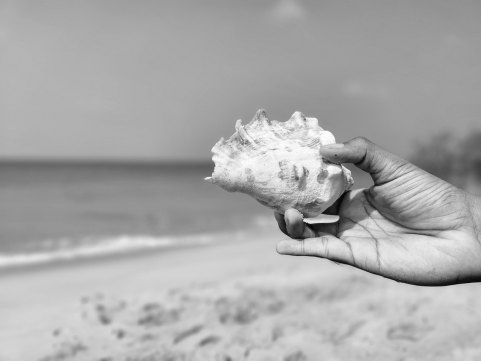
#> input picture images/seashell.jpg, 481 x 361 px, shrunk from 4000 x 3000 before the run
$ jupyter execute L03_Spatial_Filtering.ipynb   (shell and % lines are left out)
#> lines starting #> are read from the running program, lines starting #| are printed output that depends on the picture
[cell 1]
import numpy as np
import cv2 as cv
from matplotlib import pyplot as plt
from scipy import stats

[cell 2]
f = np.array([[0, 0, 0, 0, 0, 0, 0, 0],
             [0, 0, 0, 0, 0, 0, 0, 0],
             [0, 0, 0, 0, 0, 0, 0, 0],
             [0, 0, 180, 90, 90, 180, 90, 0],
             [0, 0, 180, 90, 180, 180, 0, 0],
             [0, 0, 0, 0, 0, 0, 0, 0],
             [0, 0, 0, 0, 0, 0, 0, 0]])

k = (1/9)*np.array([[1, 1, 1],
                    [1, 1, 1],
                    [1, 1, 1]])
g = cv.filter2D(f.astype(np.float32), -1, k.astype(np.float32))
print(g)

#### 1. Averaging using filter2d

[cell 3]
im = cv.imread('images/seashell.jpg', cv.IMREAD_REDUCED_GRAYSCALE_2)
#> im is the input picture: shape (361, 481); min 4, max 253, mean 169.7
assert im is not None

kernel = np.ones((3, 3), np.float32)/9
imavg = cv.filter2D(im, cv.CV_32F, kernel)

fig, axes = plt.subplots(1,2, sharex='all', sharey='all', figsize=(10, 6))
axes[0].imshow(im, cmap='gray')
axes[0].set_title('Original')
axes[0].set_xticks([]), axes[0].set_yticks([])
axes[1].imshow(imavg, cmap='gray')
axes[1].set_title('Averaging')
axes[1].set_xticks([]), axes[1].set_yticks([])

plt.show()
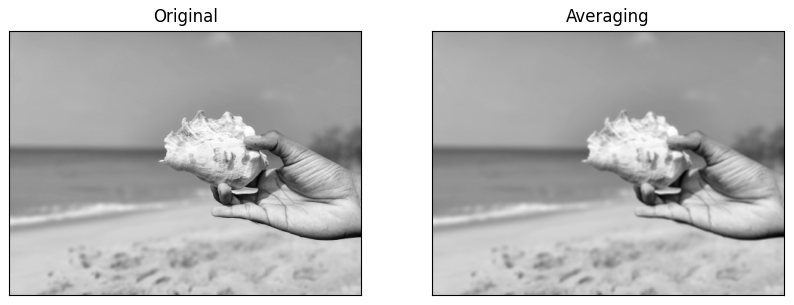
#> figure drawn by matplotlib, 2 panels

#### 2. Sobel Filtering

[cell 4]
im1 = cv.imread('images/seashell.jpg', cv.IMREAD_REDUCED_GRAYSCALE_2)
assert im is not None

sobel_x = np.array([[-1,-2,-1], [0,0,0], [1,2,1]])
sobel_y = np.array([[-1,0,1], [-2,0,2], [-1,0,1]])

im_x = cv.filter2D(im1, cv.CV_32F, sobel_x)
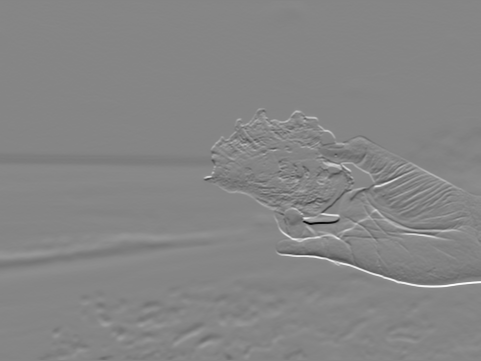
#> im_x: shape (361, 481) float32; min -833, max 755, mean 0.7; drawn with min black and max white
im_y = cv.filter2D(im1, cv.CV_32F, sobel_y)
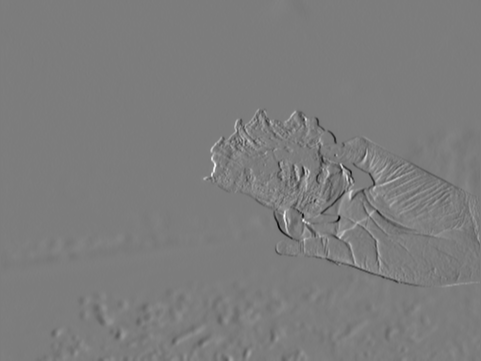
#> im_y: shape (361, 481) float32; min -547, max 569, mean -0.4; drawn with min black and max white

fig, axes = plt.subplots(1,3, sharex='all', sharey='all', figsize=(18, 6))
axes[0].imshow(im1, cmap='gray')
axes[0].set_title('Original')
axes[0].set_xticks([]), axes[0].set_yticks([])
axes[1].imshow(im_x, cmap='gray')
axes[1].set_title('Sobel X')
axes[1].set_xticks([]), axes[1].set_yticks([])
axes[2].imshow(im_y, cmap='gray')
axes[2].set_title('Sobel Y')
axes[2].set_xticks([]), axes[2].set_yticks([])

plt.show()
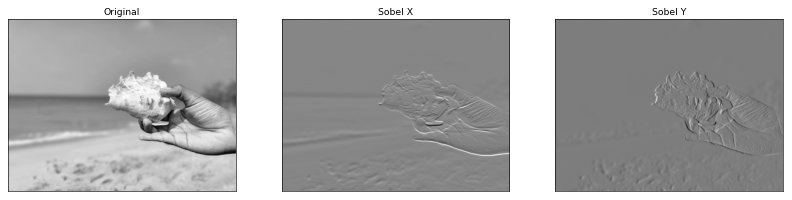
#> figure drawn by matplotlib, 3 panels

#### 3. Smoothing with a Box Filter and Gaussian Filter

[cell 5]
im2 = cv.imread('images/crab.jpg', cv.IMREAD_GRAYSCALE)
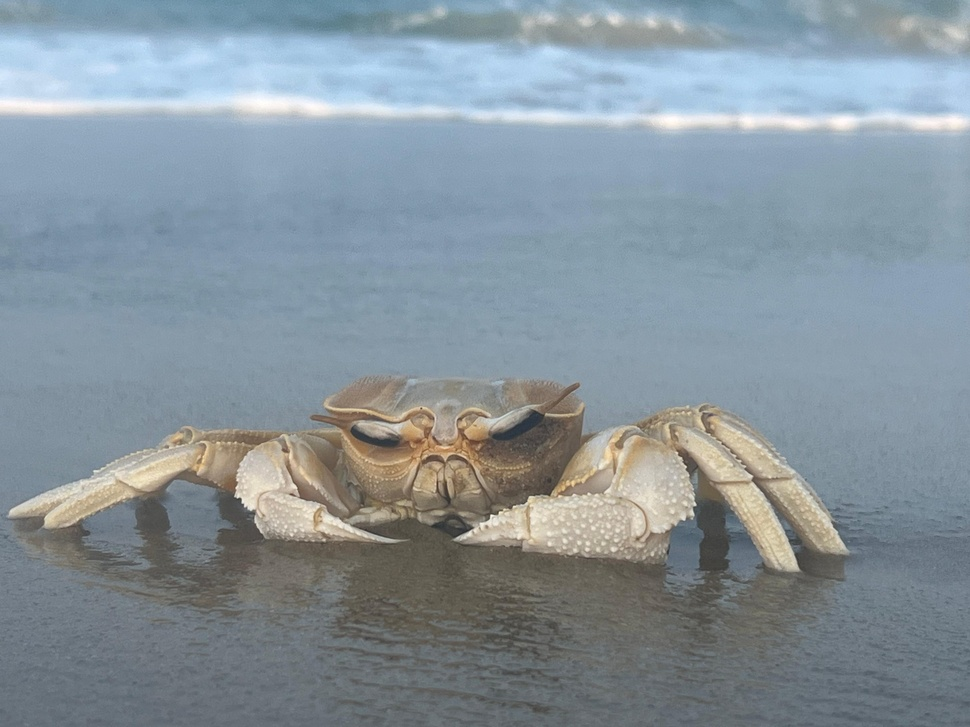
#> input picture images/crab.jpg, 970 x 727 px, shrunk from 4032 x 3024 before the run
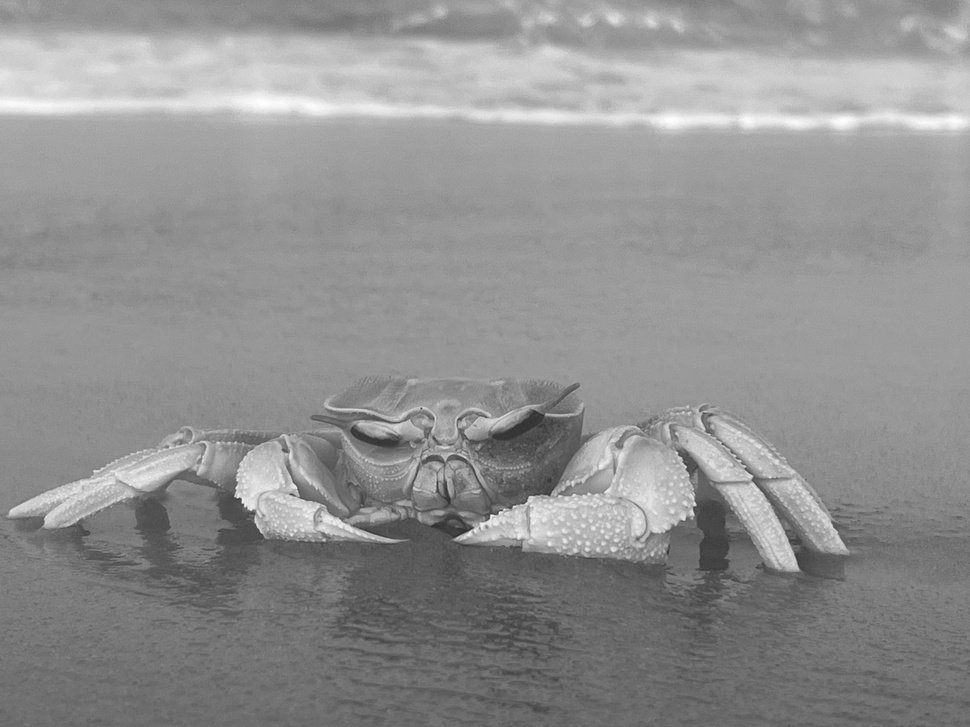
#> im2: shape (727, 970); min 42, max 255, mean 145.1

# Box filter
box = 1./81.*np.ones((9,9)) # since 9,9 matrix the scaler should be 1/(9*9)
imgb = cv.filter2D(im2, -1, box)

# Gaussian filter
gauss = cv.getGaussianKernel(9,4) # (9, 1) column vector of gauss
imgg = cv.sepFilter2D(im2, -1, gauss, gauss) # gauss in x axis, gauss in y axis

fig, axes = plt.subplots(1,3, sharex='all', sharey='all', figsize=(18, 6))
axes[0].imshow(im2, cmap='gray')
axes[0].set_title('Original')
axes[0].set_xticks([]), axes[0].set_yticks([])
axes[1].imshow(imgb, cmap='gray')
axes[1].set_title('Box')
axes[1].set_xticks([]), axes[1].set_yticks([])
axes[2].imshow(imgg, cmap='gray')
axes[2].set_title('Gaussian')
axes[2].set_xticks([]), axes[2].set_yticks([])

plt.show()
